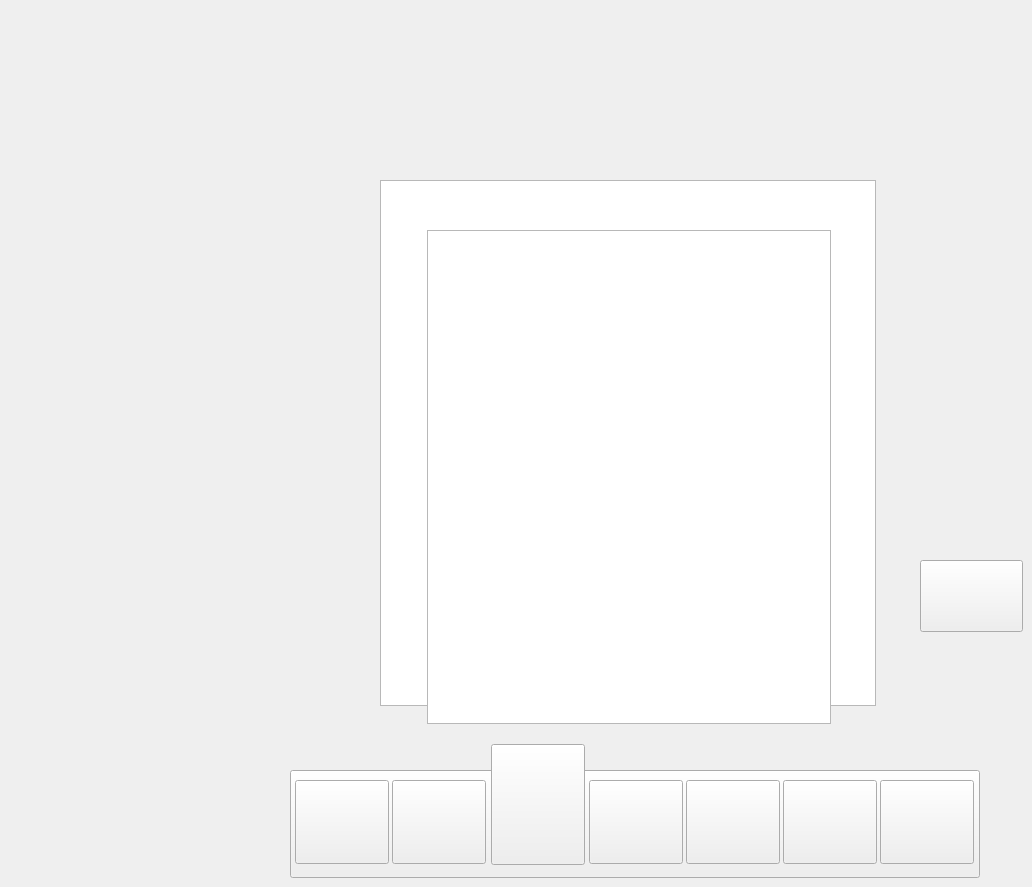
     <widget class="QWidget" name="RejectSetting01">
      <property name="styleSheet">
       <string notr="true">#RejectSetting01{

        border-image: url(:/PNG/New BG 2.jpg);
}</string>
      </property>
      <widget class="QPushButton" name="DS_RS01">
       <property name="geometry">
        <rect>
         <x>392</x>
         <y>780</y>
         <width>94</width>
         <height>84</height>
        </rect>
       </property>
       <property name="styleSheet">
        <string notr="true">border-image: url(:/PNG/Asset 8.png);</string>
       </property>
       <property name="text">
        <string/>
       </property>
      </widget>
      <widget class="QPushButton" name="SolidBG">
       <property name="geometry">
        <rect>
         <x>290</x>
         <y>770</y>
         <width>690</width>
         <height>108</height>
        </rect>
       </property>
       <property name="styleSheet">
        <string notr="true">border-image: url(:/PNG/Asset 2.png);</string>
       </property>
       <property name="text">
        <string/>
       </property>
      </widget>
      <widget class="QPushButton" name="RS_RS01">
       <property name="geometry">
        <rect>
         <x>491</x>
         <y>744</y>
         <width>94</width>
         <height>121</height>
        </rect>
       </property>
       <property name="styleSheet">
        <string notr="true">border-image: url(:/PNG/34t.png);</string>
       </property>
       <property name="text">
        <string/>
       </property>
      </widget>
      <widget class="QPushButton" name="SS_RS01">
       <property name="geometry">
        <rect>
         <x>880</x>
         <y>780</y>
         <width>94</width>
         <height>84</height>
        </rect>
       </property>
       <property name="styleSheet">
        <string notr="true">border-image: url(:/PNG/Asset 13.png);</string>
       </property>
       <property name="text">
        <string/>
       </property>
      </widget>
      <widget class="QPushButton" name="OS_RS01">
       <property name="geometry">
        <rect>
         <x>295</x>
         <y>780</y>
         <width>94</width>
         <height>84</height>
        </rect>
       </property>
       <property name="styleSheet">
        <string notr="true">border-image: url(:/PNG/Asset 7.png);</string>
       </property>
       <property name="text">
        <string/>
       </property>
      </widget>
      <widget class="QPushButton" name="Next_RS01">
       <property name="geometry">
        <rect>
         <x>920</x>
         <y>560</y>
         <width>103</width>
         <height>72</height>
        </rect>
       </property>
       <property name="styleSheet">
        <string notr="true">#Next_RS01{
border-image: url(:/PNG/Asset 17.png);



}

</string>
       </property>
       <property name="text">
        <string/>
       </property>
      </widget>
      <widget class="QPushButton" name="ES_RS01">
       <property name="geometry">
        <rect>
         <x>783</x>
         <y>780</y>
         <width>94</width>
         <height>84</height>
        </rect>
       </property>
       <property name="styleSheet">
        <string notr="true">border-image: url(:/PNG/Asset 12.png);</string>
       </property>
       <property name="text">
        <string/>
       </property>
      </widget>
      <widget class="QPushButton" name="M_RS01">
       <property name="geometry">
        <rect>
         <x>589</x>
         <y>780</y>
         <width>94</width>
         <height>84</height>
        </rect>
       </property>
       <property name="styleSheet">
        <string notr="true">border-image: url(:/PNG/Asset 10.png);</string>
       </property>
       <property name="text">
        <string/>
       </property>
      </widget>
      <widget class="QPushButton" name="NS_RS01">
       <property name="geometry">
        <rect>
         <x>686</x>
         <y>780</y>
         <width>94</width>
         <height>84</height>
        </rect>
       </property>
       <property name="styleSheet">
        <string notr="true">border-image: url(:/PNG/Asset 11.png);</string>
       </property>
       <property name="text">
        <string/>
       </property>
      </widget>
      <widget class="QTextEdit" name="textEdit_2">
       <property name="geometry">
        <rect>
         <x>380</x>
         <y>180</y>
         <width>496</width>
         <height>526</height>
        </rect>
       </property>
       <property name="styleSheet">
        <string notr="true">#textEdit_2{
border-image: url(:/PNG/Asset 16.png);
        font: 87 8pt &quot;Ray&quot;;
color : green ;
}</string>
       </property>
       <property name="html">
        <string>&lt;!DOCTYPE HTML PUBLIC &quot;-//W3C//DTD HTML 4.0//EN&quot; &quot;http://www.w3.org/TR/REC-html40/strict.dtd&quot;&gt;
&lt;html&gt;&lt;head&gt;&lt;meta name=&quot;qrichtext&quot; content=&quot;1&quot; /&gt;&lt;meta charset=&quot;utf-8&quot; /&gt;&lt;style type=&quot;text/css&quot;&gt;
p, li { white-space: pre-wrap; }
hr { height: 1px; border-width: 0; }
li.unchecked::marker { content: &quot;\2610&quot;; }
li.checked::marker { content: &quot;\2612&quot;; }
&lt;/style&gt;&lt;/head&gt;&lt;body style=&quot; font-family:'Ray'; font-size:8pt; font-weight:87; font-style:normal;&quot;&gt;
&lt;p align=&quot;center&quot; dir='rtl' style=&quot;-qt-paragraph-type:empty; margin-top:0px; margin-bottom:0px; margin-left:0px; margin-right:0px; -qt-block-indent:0; text-indent:0px; font-family:'MS Shell Dlg 2'; font-size:8.25pt; font-weight:400;&quot;&gt;&lt;br /&gt;&lt;/p&gt;&lt;/body&gt;&lt;/html&gt;</string>
       </property>
      </widget>
      <widget class="QPlainTextEdit" name="plainTextEdit_4">
       <property name="geometry">
        <rect>
         <x>427</x>
         <y>230</y>
         <width>404</width>
         <height>494</height>
        </rect>
       </property>
       <property name="styleSheet">
        <string notr="true">#plainTextEdit_4{

        border-image: url(:/PNG/Asset 31.png);
}</string>
       </property>
      </widget>
      <zorder>SolidBG</zorder>
      <zorder>DS_RS01</zorder>
      <zorder>RS_RS01</zorder>
      <zorder>SS_RS01</zorder>
      <zorder>OS_RS01</zorder>
      <zorder>Next_RS01</zorder>
      <zorder>ES_RS01</zorder>
      <zorder>M_RS01</zorder>
      <zorder>NS_RS01</zorder>
      <zorder>textEdit_2</zorder>
      <zorder>plainTextEdit_4</zorder>
     </widget>
